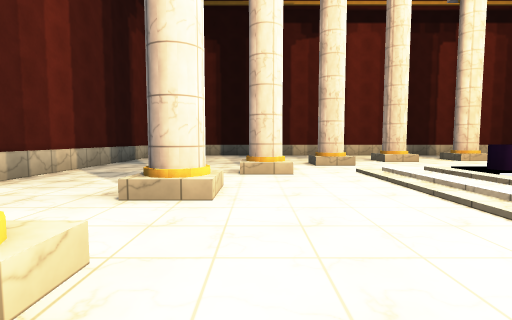
view 1 (above)

17 first-person views from a walk through a 3-D level made in the Unity game engine. The camera is 1.4 m above the floor, tilts 4° down and sees 85° across. The floor is counted in squares, 2 m on a side. Each view is taken from the middle of a square. On the plan, view 1 faces up. The plan holds only what a view shows up to about 9 squares ahead; the rest is blank. The player is left out. Surface patterns are stand-ins for the level's own textures.

view 2
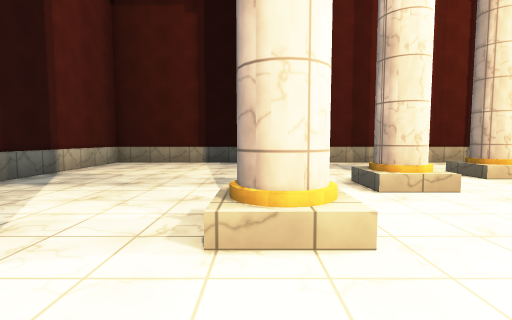

view 3
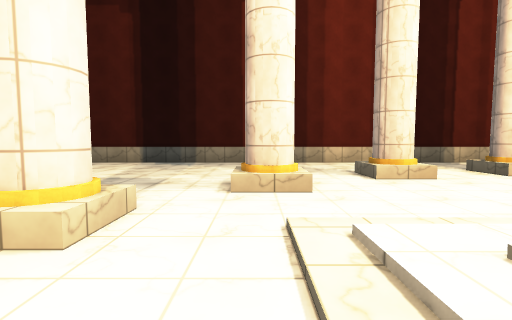

view 4
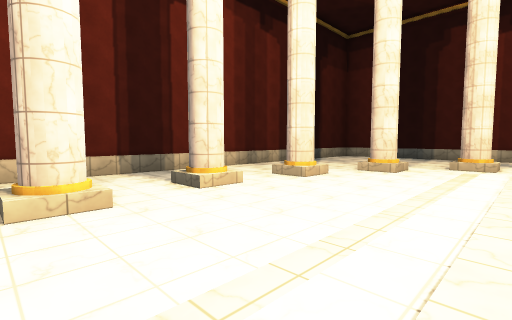

view 5
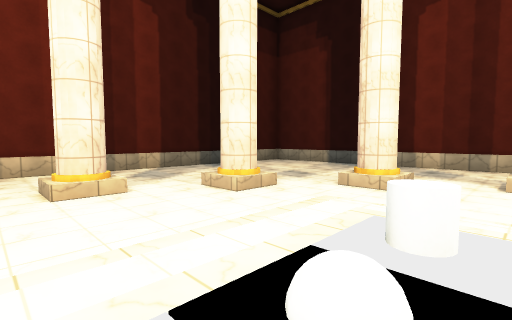

view 6
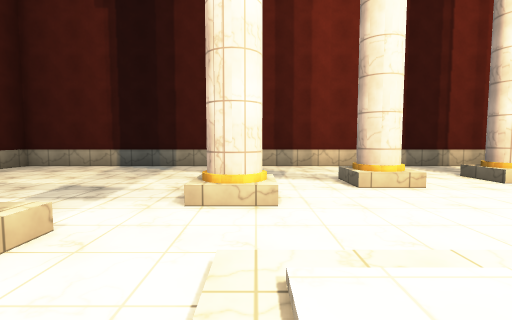

view 7
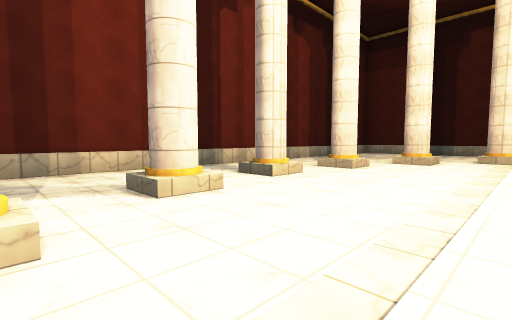

view 8
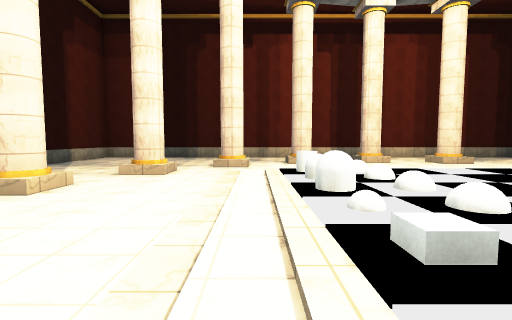

view 9
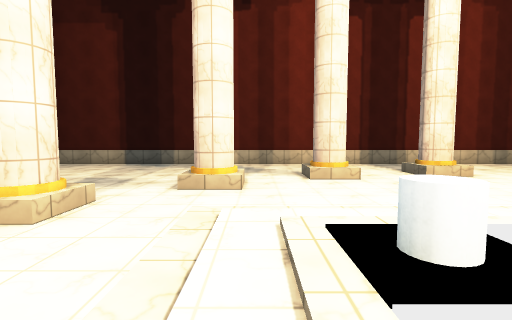

view 10
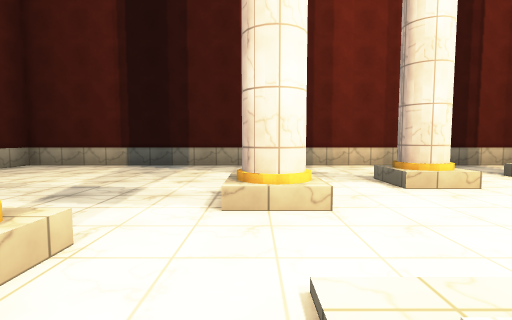

view 11
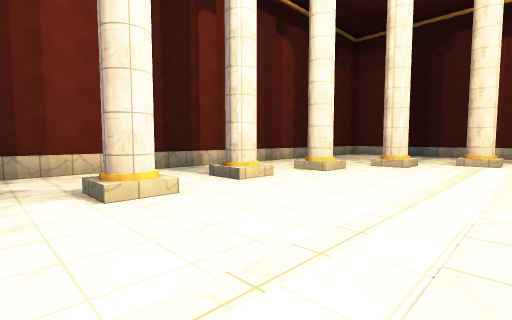

view 12
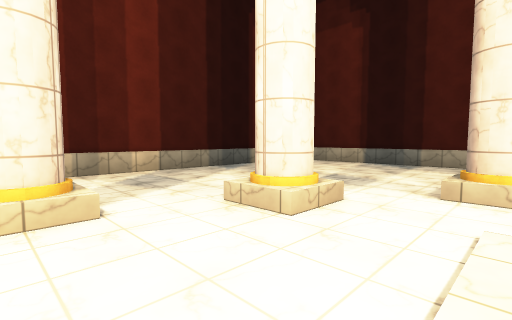

view 13
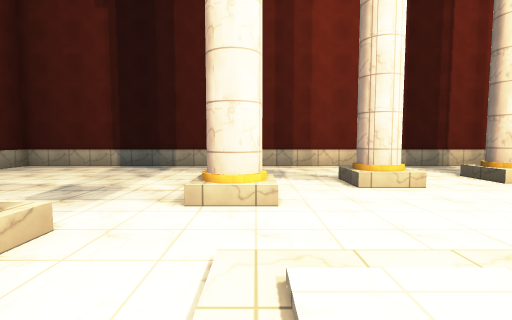

view 14
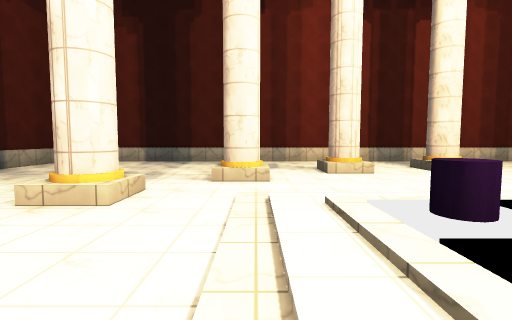

view 15
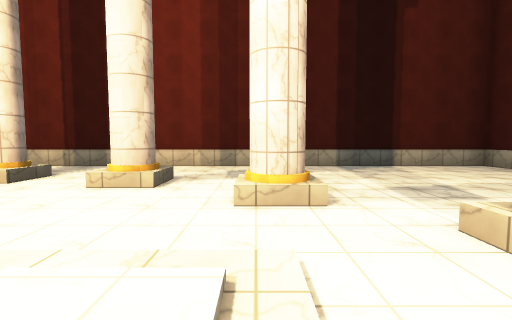

view 16
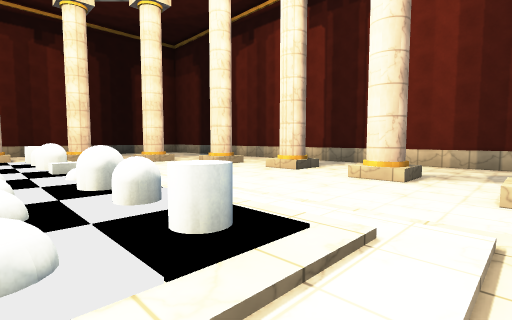

view 17
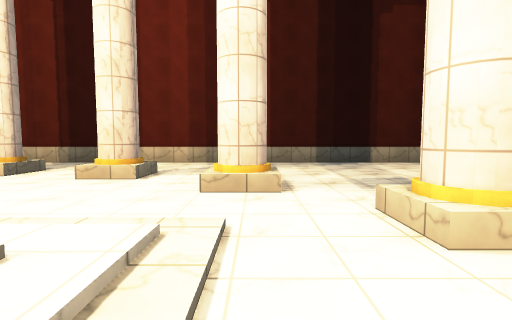

### Floor plan
Key: @ floor where view 1 was taken; # wall or solid block; . main floor; : floor 0.5 m higher than the main floor; / step, stairs or slope; O other object.
Columns run from 5 left of view 1 to 20 right of it. Each row starts with its distance up from view 1.
 13 ##########################
 12 #........................#
 11 #........................#
 10 #........//./#.//........#
  9 #......../#....#/........#
  8 #......#..........#......#
  7 #........................#
  6 #....#..//////////..#....#
  5 #......./::::::::/.......#
  4 #...#.../O    ::O/...#...#
  3 #......./      :O/....  .#
  2 #.......       :O/.......#
  1 #../#..        ::/.../#..#
  0 #....@..      ::O/.......#
 -1 #   ..../    :::O/.....  #
 -2 #...#.../   ::::O/...#...#
 -3 #......./O/::::/O/.......#
 -4 #....#..//////////..#....#
 -5 #....................... #
 -6 #......#..........#......#
 -7 #........................#
 -8 #.........#./#.#.. ......#
 -9 #................. ......#
-10 #........................#
-11 ##########################

Where each view was taken, in squares from view 1:
view 1: 0 up, 0 right, facing up
view 2: 4 up, 0 right, facing up
view 3: 4 up, 2 right, facing up
view 4: 5 up, 4 right, facing up-right
view 5: 4 up, 9 right, facing up-right
view 6: 6 up, 11 right, facing right
view 7: 6 up, 12 right, facing down-right
view 8: 3 up, 12 right, facing down
view 9: 1 down, 12 right, facing down
view 10: 3 down, 13 right, facing down
view 11: 3 down, 12 right, facing down-left
view 12: 4 down, 5 right, facing down-left
view 13: 4 down, 4 right, facing left
view 14: 4 down, 6 right, facing left
view 15: 4 down, 11 right, facing right
view 16: 4 down, 10 right, facing up-right
view 17: 4 up, 13 right, facing up
